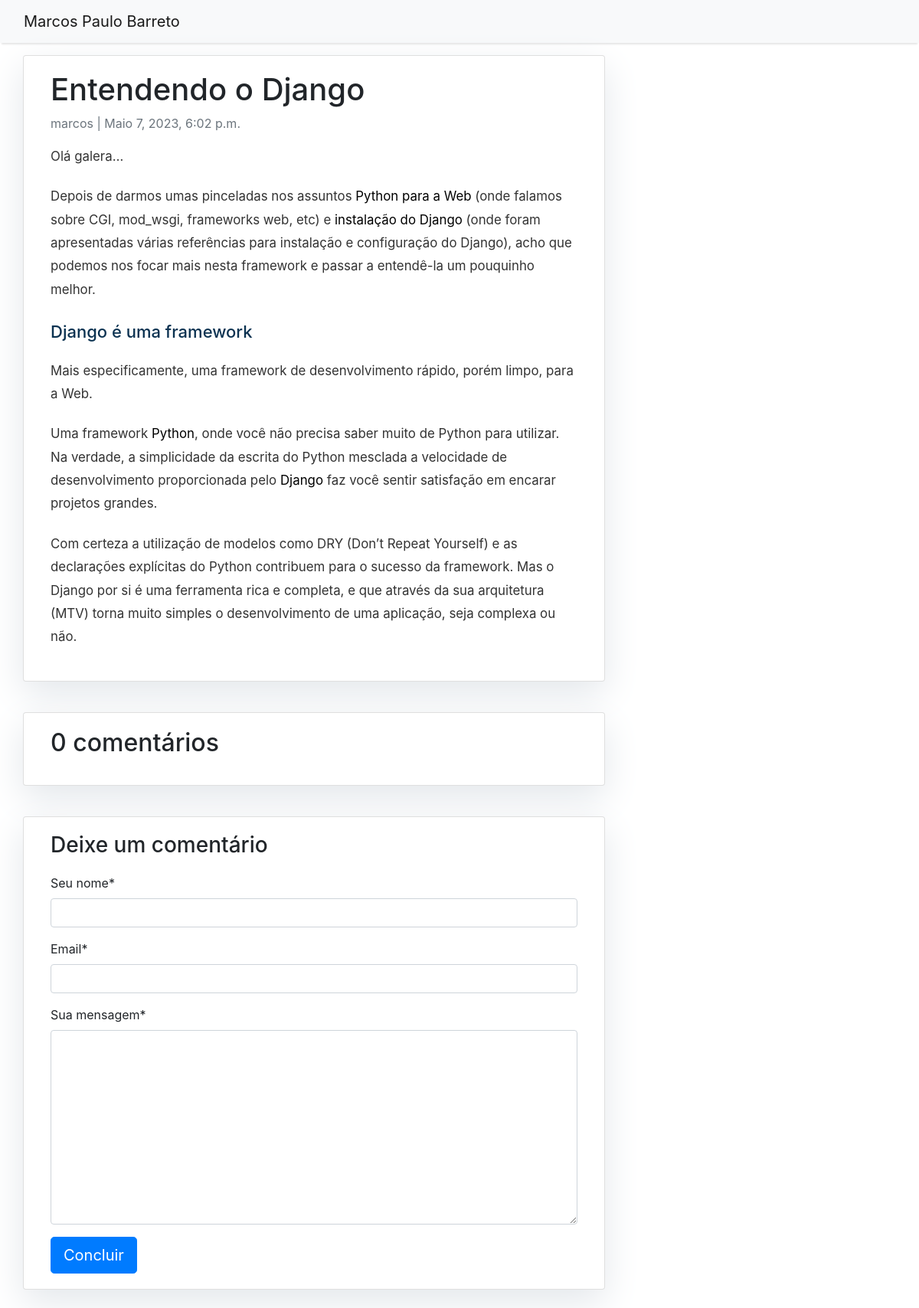
Page /entendendo-o-django/ on the committed database.
### blog/models.py (models this page shows, shortened)
class Post(models.Model):
    title = models.CharField(max_length=200, unique=True)
    slug = models.SlugField(max_length=200, unique=True)
    author = models.ForeignKey(
        User, on_delete=models.CASCADE, related_name="blog_posts"
    )
    updated_on = models.DateTimeField(auto_now=True)
    content = models.TextField()
    created_on = models.DateTimeField(auto_now_add=True)
    status = models.IntegerField(choices=STATUS, default=0)
    class Meta:
        ordering = ["-created_on"]

### blog/views.py (the view, shortened to what this page needs)
# urls.py: path("<slug:slug>/", views.PostDetailView.as_view(), name="post_detail"),
class PostDetailView(View):
    def get(self, request, slug):
        template_name = "post_detail.html"
        post = get_object_or_404(Post, slug=slug)
        comments = post.comments.filter(active=True).order_by("-created_on")
        comment_form = CommentForm()
        context = {
            "post": post,
            "comments": comments,
            "comment_form": comment_form,
        }
        return render(request, template_name, context)

### blog/forms.py
class CommentForm(forms.ModelForm):
    class Meta:
        model = Comment
        fields = ("name", "email", "body")

### templates/post_detail.html (shortened to what this page needs)
{% extends 'base.html' %} {% block content %}
    {% load crispy_forms_tags %}
    <div class="container">
        <div class="row">
            <div class="col-md-8 card mb-4  mt-3 left  top">
                <div class="card-body">
                    <h1>{% block title %} {{ post.title }} {% endblock title %}</h1>
                    <p class=" text-muted">{{ post.author }} | {{ post.created_on }}</p>
                    <p class="card-text ">{{ post.content | safe }}</p>
                </div>
            </div>
            <div class="col-md-8 card mb-4  mt-3 ">
                <div class="card-body">
                    {% with comments.count as total_comments %}
                        <h2>{{ total_comments }} comentários</h2>
                    {% endwith %}
                </div>
            </div>
            <div class="col-md-8 card mb-4  mt-3 ">
                <div class="card-body">
                    {% if new_comment %}
                        <div class="alert alert-success" role="alert">
                            Obrigado por participar, seu comentário está aguardando moderação.
                        </div>
                    {% else %}
                        <h3>Deixe um comentário</h3>
                        <form method="post" style="margin-top: 1.3em;"> {% csrf_token %}
                            <div id="div_id_name" class="form-group">
                                <label for="id_name" class=" requiredField">
                                    Seu nome<span class="asteriskField">*</span>
                                </label>
                                <div class="">
                                    <input type="text" name="name" maxlength="80" class="textinput textInput form-control" required="" id="id_name">
                                </div>
                            </div>
                            <div id="div_id_email" class="form-group">
                                <label for="id_email" class=" requiredField">
                                    Email<span class="asteriskField">*</span>
                                </label>
                                <div class="">
                                    <input type="email" name="email" maxlength="254" class="emailinput form-control" required="" id="id_email">
                                </div>
                            </div>
                            <div id="div_id_body" class="form-group">
                                <label for="id_body" class=" requiredField">
                                    Sua mensagem<span class="asteriskField">*</span>
                                </label>
                                <div class="">
                                    <textarea name="body" cols="40" rows="10" class="textarea form-control" required="" id="id_body"></textarea>
                                </div>
                            </div>
                            <button type="submit" class="btn btn-primary  btn-lg">Concluir</button>
                        </form>
                    {% endif %}
                </div>
            </div>
        </div>
    </div>
{% endblock content %}

### static/css/base.css (style rules this page uses)
body { font-family: "Roboto", sans-serif; font-size: 17px; background-color: #fdfdfd; }
.card { box-shadow: 0 16px 48px #E3E7EB; }

### rows in the picture
Post: title "Entendendo o Django", author "marcos", created_on "Maio 7, 2023, 6:02 p.m.", content "Olá galera… Depois de darmos umas pinceladas nos assuntos Python para a Web (onde falamos sobre CGI, mod_wsgi, frameworks web, etc) e instalação do Django (onde foram apresentadas várias referências para instalação e configuração do Django), acho que podemos nos focar mais nesta framework e passar a entendê-la um pouquinho melhor. Django é uma framework Mais especificamente, uma framework de desenvolvimento rápido, porém limpo, para a Web. Uma framework Python , onde você não precisa saber muito de Python para utilizar. Na verdade, a simplicidade da escrita do Python mesclada a velocidade de desenvolvimento proporcionada pelo Django faz você sentir satisfação em encarar projetos grandes.…"

### other values in the picture
{{ total_comments }} "0"
